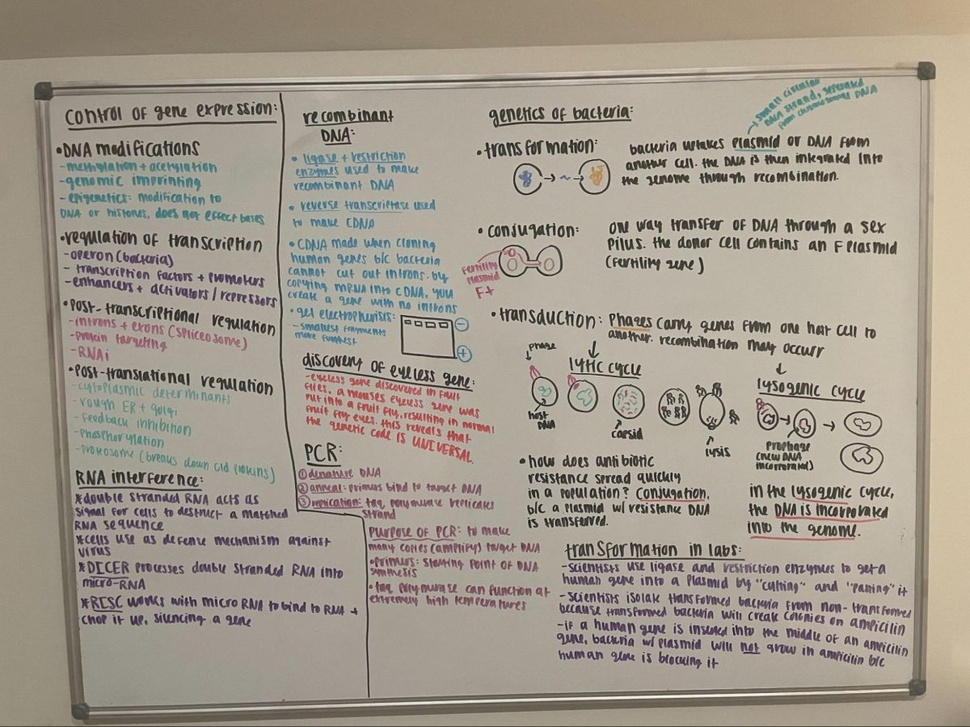
#> input picture src/board.jpg, 970 x 727 px, shrunk from 1200 x 900 before the run
$ python -i detector.py   (imports and definitions only)
#> lines starting #> are read from the running program, lines starting #| are printed output that depends on the picture; after the words box and inside, x2 and y2 are one past the last pixel; in counts of white or black regions, pixels touching at a corner belong together
#> further down, picture is the input picture: shape (727, 970, 3); mean B, G, R 141, 153.3, 161.6
import cv2
import numpy as np

def detect_board(image):
    """Detect whiteboard or digital board in an image"""
    # Get image dimensions
    img_height, img_width = image.shape[:2]
#> img_height = 727; img_width = 970
    img_area = img_height * img_width
#> img_area = 705190

    # Define area thresholds
    min_area_ratio = 0.15  # Minimum contour area relative to image
    max_area_ratio = 0.95  # Maximum contour area relative to image

    # Convert to grayscale
    gray = cv2.cvtColor(image, cv2.COLOR_BGR2GRAY)

    # Apply CLAHE to enhance contrast
    clahe = cv2.createCLAHE(clipLimit=2.0, tileGridSize=(8, 8))
    enhanced_gray = clahe.apply(gray)

    # Apply Gaussian blur to reduce noise
    blurred = cv2.GaussianBlur(enhanced_gray, (15, 15), 0)
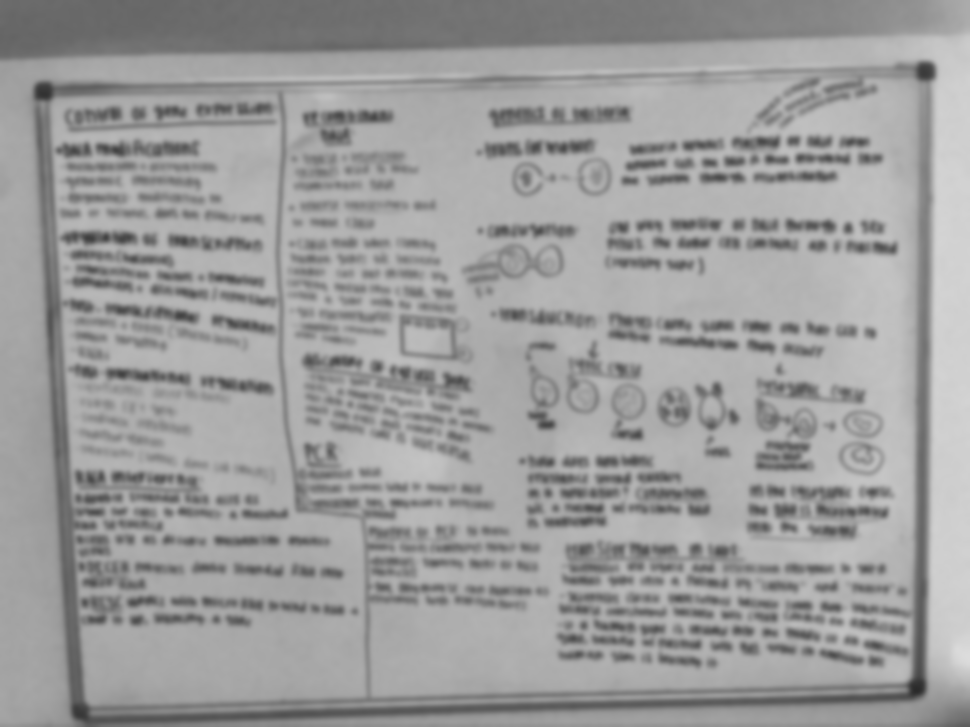
#> blurred: shape (727, 970); min 42, max 220, mean 156.5

    # Try multiple edge detection methods and find the best contour
    def find_best_contour():
        candidates = []

        # Method 1: Edge detection with Canny
        for threshold1, threshold2 in [(30, 100), (50, 150), (100, 200)]:
            edges = cv2.Canny(blurred, threshold1, threshold2)
            # Dilate edges to connect broken lines
            kernel = np.ones((3, 3), np.uint8)
            dilated = cv2.dilate(edges, kernel, iterations=1)

            # Find contours in the edge image
            contours, _ = cv2.findContours(dilated, cv2.RETR_EXTERNAL, cv2.CHAIN_APPROX_SIMPLE)

            # Process each contour
            for contour in contours:
                # Filter by area
                area = cv2.contourArea(contour)
                if area < min_area_ratio * img_area or area > max_area_ratio * img_area:
                    continue

                # Approximate the contour to find polygons
                peri = cv2.arcLength(contour, True)
                for epsilon in [0.01, 0.02, 0.03, 0.04, 0.05]:  # Try multiple epsilon values
                    approx = cv2.approxPolyDP(contour, epsilon * peri, True)

                    # We're looking for quadrilaterals (4 points)
                    if len(approx) == 4:
                        # Check if it's convex
                        if cv2.isContourConvex(approx):
                            candidates.append(approx)
                            break
#> this loop made 3 passes
#> pass 1, in find_best_contour, `edges = cv2.Canny(blurred, threshold1, threshold2)`:
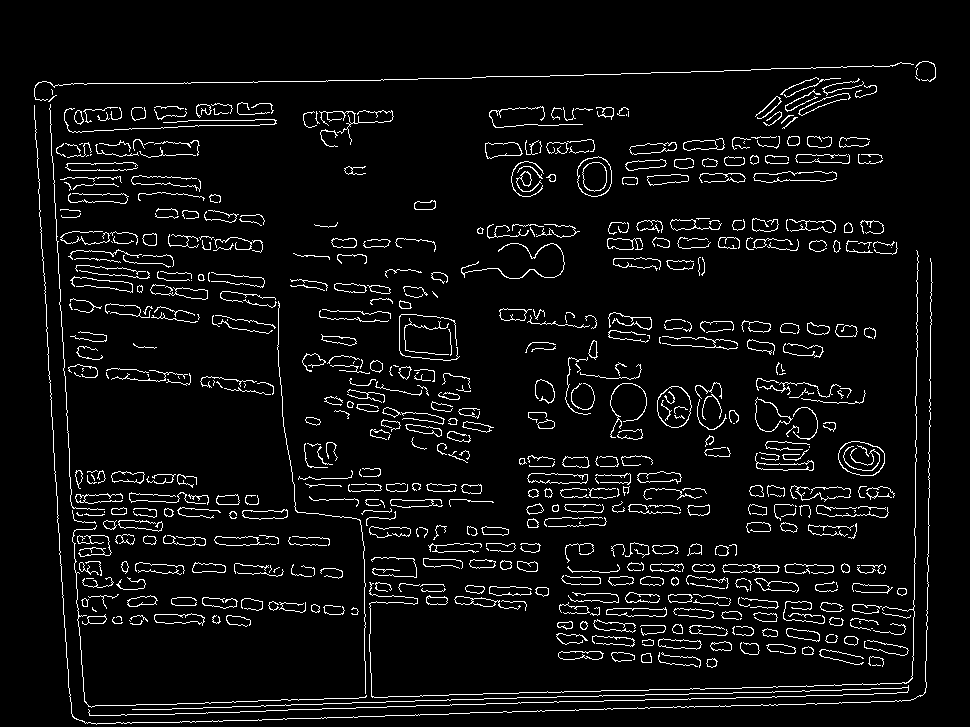
#> edges: shape (727, 970); 5.5% white in thin lines or dots, all inside (x1, y1, x2, y2) = (34, 61, 936, 725)
#> pass 1, in find_best_contour, `dilated = cv2.dilate(edges, kernel, iterations=1)`:
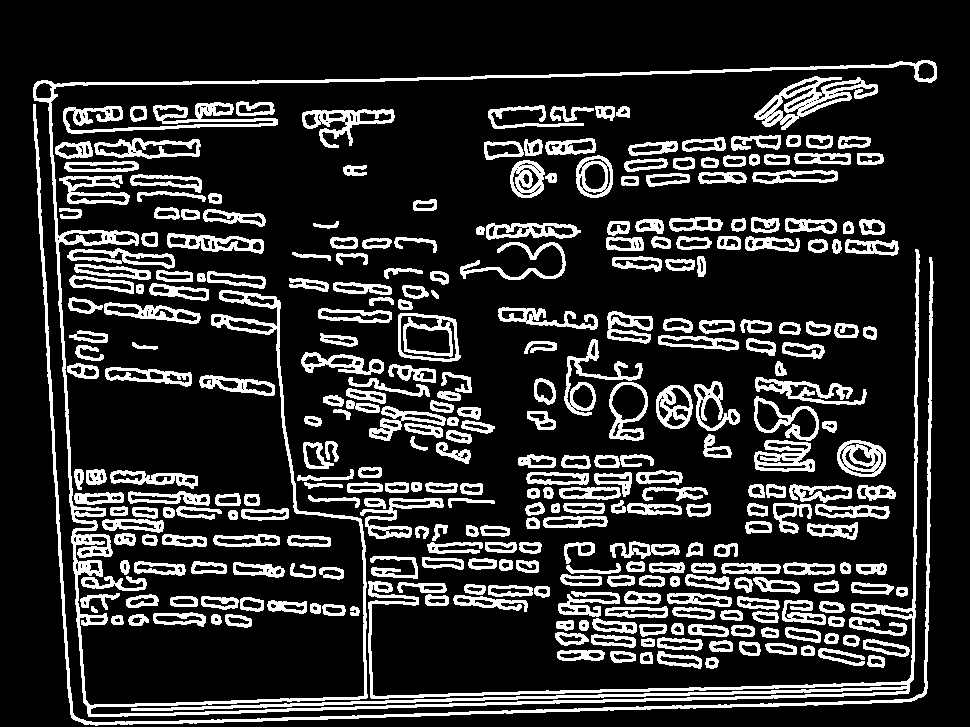
#> dilated: shape (727, 970); 17.9% white; 312 white regions, largest, box (x1, y1, x2, y2) and area: (33, 60, 937, 717) 19870, (33, 104, 934, 726) 6183, (63, 102, 278, 134) 2319
#> after the loop:
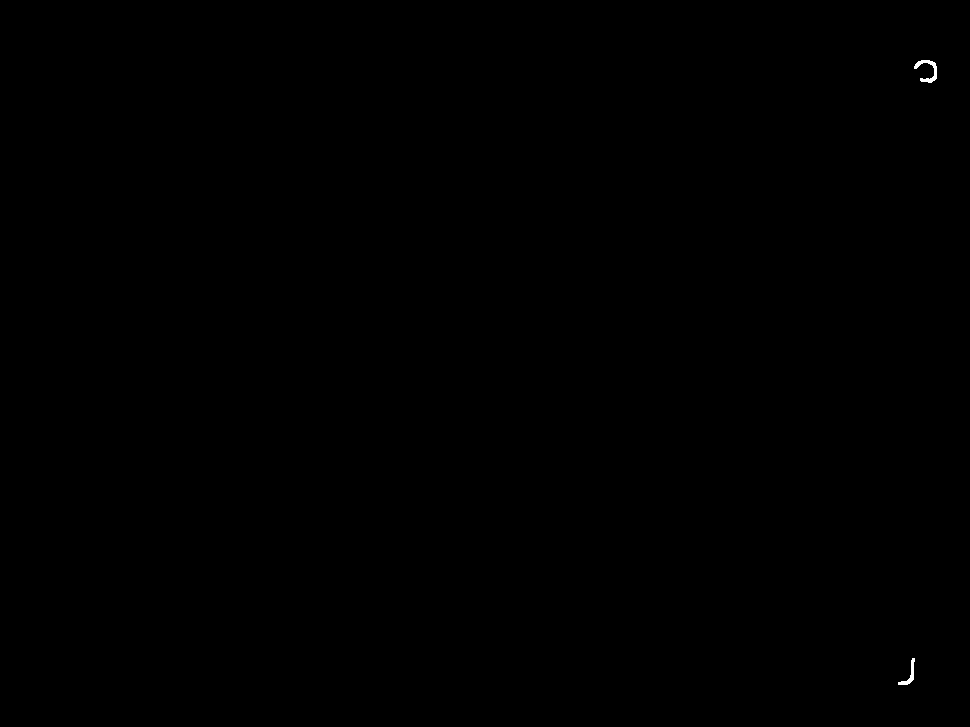
#> dilated: shape (727, 970); 0.05% white; 2 white regions, box (x1, y1, x2, y2) and area: (914, 60, 937, 83) 191, (898, 658, 915, 685) 128
#> after the loop: edges: shape (727, 970); 0.01% white in thin lines or dots, all inside (x1, y1, x2, y2) = (899, 61, 936, 684)
#> after the loop, candidates = []

        # Method 2: Adaptive thresholding
        for block_size in [7, 11, 15]:
            for c in [2, 5, 8]:
                thresh = cv2.adaptiveThreshold(blurred, 255, cv2.ADAPTIVE_THRESH_GAUSSIAN_C,
                                              cv2.THRESH_BINARY_INV, block_size, c)

                # Morphological operations to clean up the binary image
                kernel = np.ones((3, 3), np.uint8)
                closed = cv2.morphologyEx(thresh, cv2.MORPH_CLOSE, kernel, iterations=1)

                # Find contours
                contours, _ = cv2.findContours(closed, cv2.RETR_EXTERNAL, cv2.CHAIN_APPROX_SIMPLE)

                for contour in contours:
                    # Filter by area
                    area = cv2.contourArea(contour)
                    if area < min_area_ratio * img_area or area > max_area_ratio * img_area:
                        continue

                    # Approximate the contour
                    peri = cv2.arcLength(contour, True)
                    for epsilon in [0.01, 0.02, 0.03, 0.04, 0.05]:
                        approx = cv2.approxPolyDP(contour, epsilon * peri, True)

                        if len(approx) == 4 and cv2.isContourConvex(approx):
                            candidates.append(approx)
                            break
#> closed: shape (727, 970); 9.7% white; 905 white regions (199 under 20 px), largest, box (x1, y1, x2, y2) and area: (128, 679, 925, 721) 3723, (62, 69, 815, 89) 1930, (165, 684, 904, 708) 1687
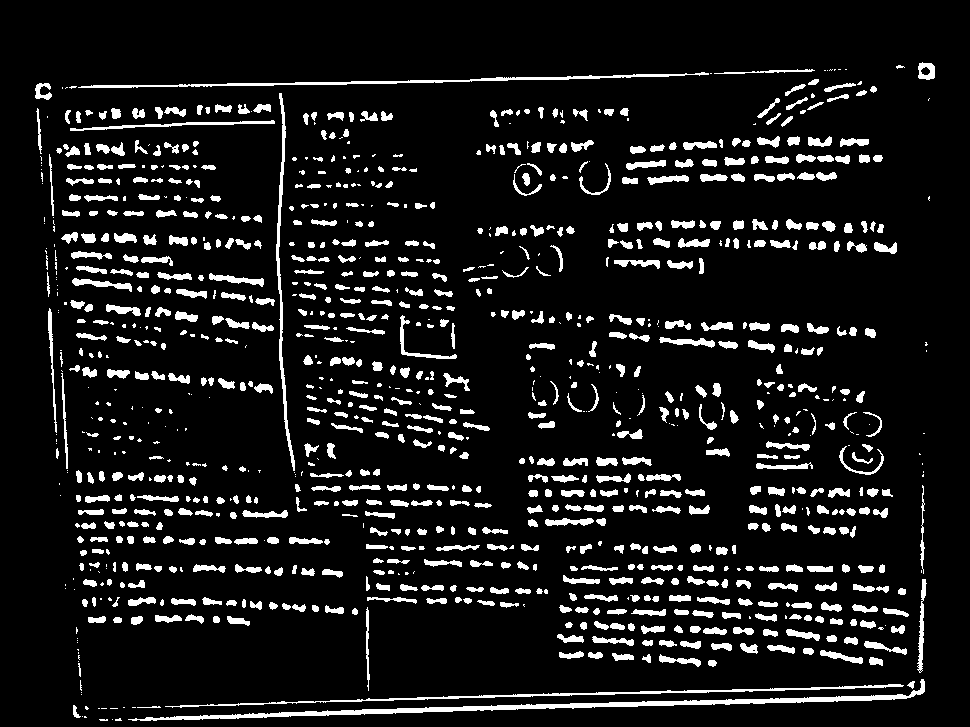
#> thresh: shape (727, 970); 9.6% white; 1076 white regions (303 under 20 px), largest, box (x1, y1, x2, y2) and area: (128, 679, 925, 721) 3624, (78, 72, 709, 88) 1674, (165, 684, 904, 708) 1652

        # Method 3: Color-based segmentation (for digital boards with specific colors)
        hsv = cv2.cvtColor(image, cv2.COLOR_BGR2HSV)
#> hsv: shape (727, 970, 3); mean H, S, V 27.6, 36.4, 162.5

        # Define color ranges for different types of boards
        color_ranges = [
            # Dark backgrounds (black/dark boards)
            (np.array([0, 0, 0]), np.array([180, 255, 60])),
            # White backgrounds
            (np.array([0, 0, 200]), np.array([180, 30, 255]))
        ]

        for lower, upper in color_ranges:
            mask = cv2.inRange(hsv, lower, upper)

            # Morphological operations
            kernel = np.ones((5, 5), np.uint8)
            closed = cv2.morphologyEx(mask, cv2.MORPH_CLOSE, kernel, iterations=2)

            # Find contours
            contours, _ = cv2.findContours(closed, cv2.RETR_EXTERNAL, cv2.CHAIN_APPROX_SIMPLE)

            for contour in contours:
                # Filter by area
                area = cv2.contourArea(contour)
                if area < min_area_ratio * img_area or area > max_area_ratio * img_area:
                    continue

                # Approximate the contour
                peri = cv2.arcLength(contour, True)
                for epsilon in [0.01, 0.02, 0.03, 0.04, 0.05]:
                    approx = cv2.approxPolyDP(contour, epsilon * peri, True)

                    if len(approx) == 4 and cv2.isContourConvex(approx):
                        candidates.append(approx)
                        break
#> this loop made 2 passes
#> pass 2, in find_best_contour, `closed = cv2.morphologyEx(mask, cv2.MORPH_CLOSE, kernel, iterations=2)`:
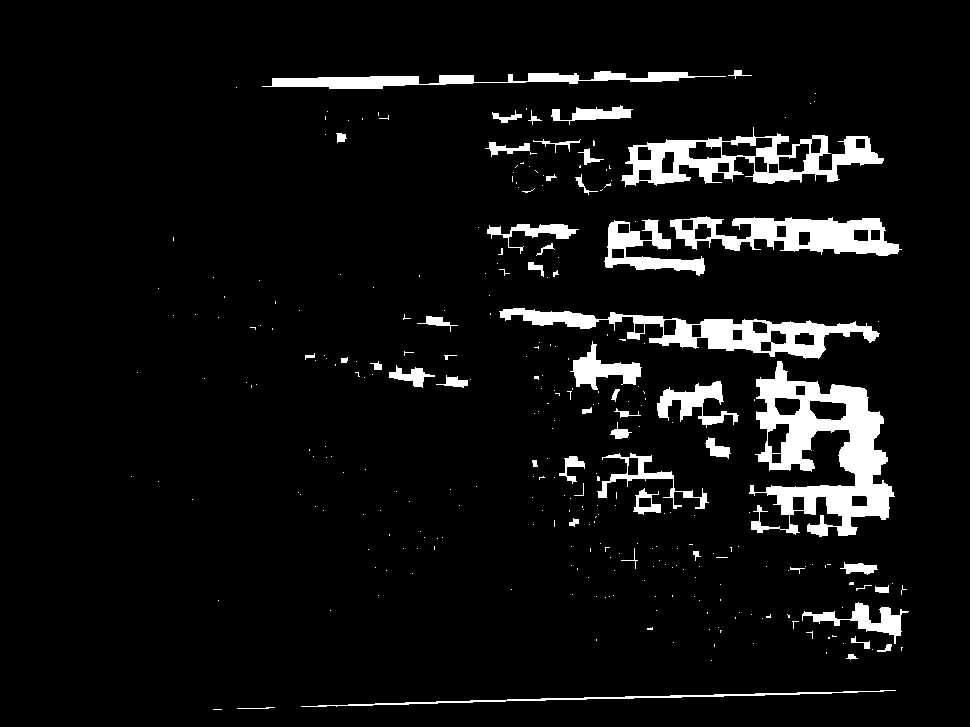
#> closed: shape (727, 970); 6.6% white; 298 white regions (246 under 20 px), largest, box (x1, y1, x2, y2) and area: (749, 361, 895, 537) 11352, (499, 308, 880, 359) 6013, (621, 127, 884, 187) 5863

        # If no candidates found, return None with zero confidence
        if not candidates:
            return None, 0.0

        # Score each candidate and select the best one
        best_contour = None
        best_score = -1

        for contour in candidates:
            score = score_contour(contour)
            if score > best_score:
                best_score = score
                best_contour = contour

        # Calculate confidence based on the best score
        # Score range is 0-10, so normalize to 0-1
        confidence = min(best_score / 10.0, 1.0)

        return best_contour, confidence

    # Function to score a contour based on various criteria
    # [41 lines left out: function score_contour, not called in this run]

    # Find the best contour and its confidence score
    best_contour, confidence = find_best_contour()

    # If no good contour found, use the whole image with a small margin and low confidence
    if best_contour is None:
        margin = int(min(img_width, img_height) * 0.02)  # 2% margin
#> margin = 14
        best_contour = np.array([
            [margin, margin],
            [img_width - margin, margin],
            [img_width - margin, img_height - margin],
            [margin, img_height - margin]
        ], dtype=np.int32)
        confidence = 0.1  # Very low confidence

    return best_contour, confidence

>>> import cv2
>>> picture = cv2.imread('board.jpg')
>>> result = detect_board(picture)
#> result = ([[14, 14], [956, 14], [956, 713], [14, 713]], 0.1)
